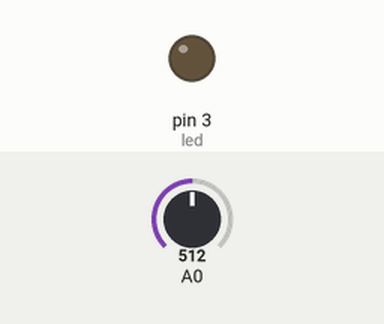
Simulated run of this sketch. Board: Arduino Uno, built with avr-gcc and run on an emulated ATmega328P. Shown: output pins drawn as LEDs (lit = HIGH). The inputs (shaded band) are chosen by the test bench; at power-on: A0 = 512. What the sketch prints to the serial monitor is not drawn.

Above: at 1.3 s.
1.4 s: A0 set to 3
2.9 s: A0 set to 0
At 3.7 s:
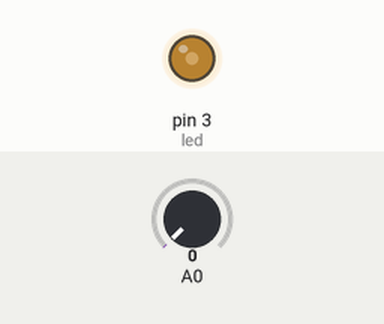
Timing chart, 0 to 5.9 s (numbered marks = the images above; inputs shaded):
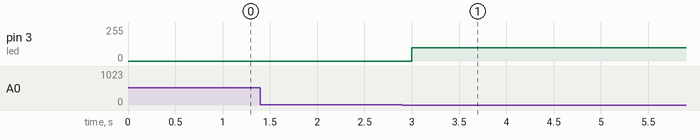

Measured:
- the behaviour switches between 2 and 1 on A0 (found by bisection; images 0 and 1)
- after the input at 1.4 s, every drawn part: stays the same
- after the input at 2.9 s, pin 3 (led): 0/255 → 100/255 after 0.10 s

The sketch:

light_sensor_and_led.ino
```cpp
//https://arduinogetstarted.com/tutorials/arduino-light-sensor
int limit = 2;
int led = 3;


void setup() {
  // initialize serial communication at 9600 bits per second:
  Serial.begin(9600);
}

void loop() {
  // reads the input on analog pin A0 (value between 0 and 1023)
  int analogValue = analogRead(A0);

  Serial.print("Analog reading = ");
  Serial.print(analogValue);   // the raw analog reading


  if (analogValue < limit) {
    Serial.println(" - Dark");
    analogWrite(led, 100);
  } else {
    analogWrite(led, 0);
  }

  delay(500);
}
```
